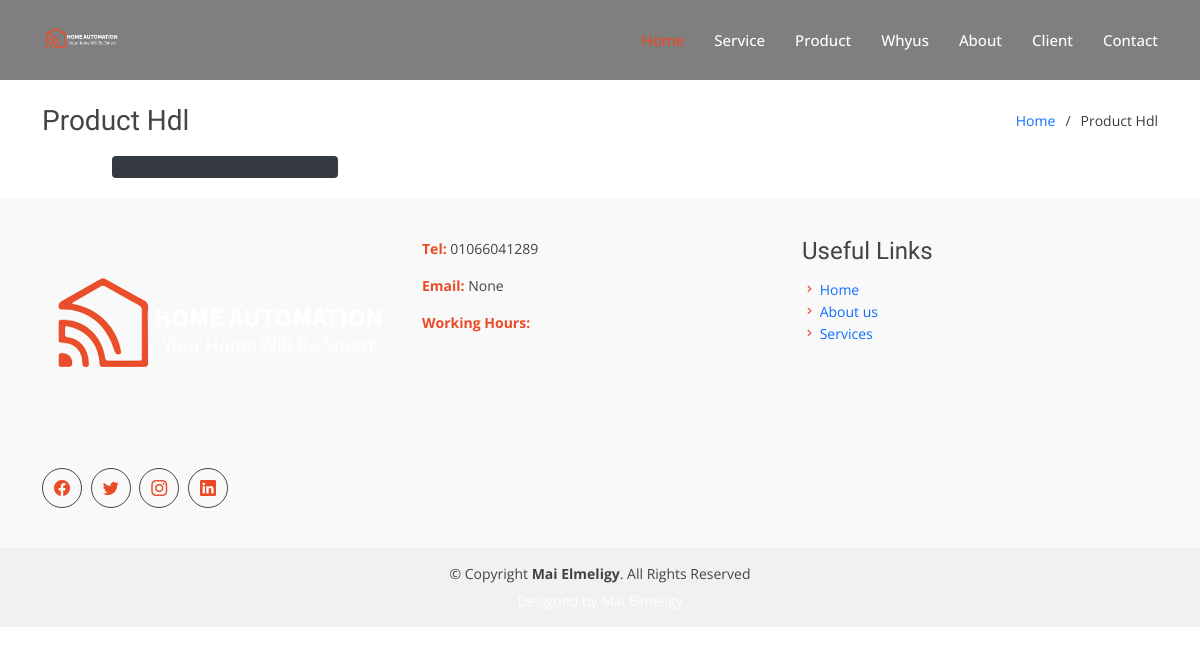
The app's page /tag/ with its own data.
### core/models.py (models this page shows, shortened)
class Header(models.Model):
	title = models.CharField(max_length=255, null=True, blank=True)
	icon = models.ImageField(null=True, blank=True)
	apple = models.ImageField(null=True, blank=True)
	navlogo = models.ImageField(null=True, blank=True)
	videofile= models.FileField(upload_to = 'videos/', null=True, verbose_name="")
	email = models.EmailField(null=True, blank=True)
	phone = models.CharField(max_length=20, null=True, blank=True)
	facebook_url = models.CharField(max_length=255, null=True, blank=True)
	instagram_url = models.CharField(max_length=255, null=True, blank=True)
	slider_text = models.CharField(max_length=255, null=True, blank=True)
	slug =  models.SlugField(unique=True, null=True, blank=True )

### core/views.py (the view)
# urls.py: path('tag/',views.tag,name="tag"),
def tag(request):
	headers = Header.objects.all()
	tag  = Tag.objects.all()
	context = {
		'tag' :tag,
		'headers':headers,
	}
	return render(request , 'core/tag.html',context)

### core/templates/core/tag.html (shortened to what this page needs)
{% load static %}
{% load i18n %}
<!DOCTYPE html>
<html >
<head>
    {% for header in headers %}
  <link rel="stylesheet" href="https://maxcdn.bootstrapcdn.com/font-awesome/4.4.0/css/font-awesome.min.css">
  {% endfor %}
  <link href="{% static 'vendor/animate.css/animate.min.css'%}" rel="stylesheet">
  <link href="{% static 'vendor/bootstrap/css/bootstrap.min.css'%}" rel="stylesheet">
  <link href="{% static 'vendor/bootstrap-icons/bootstrap-icons.css'%}" rel="stylesheet">
  <link href="{% static 'vendor/boxicons/css/boxicons.min.css'%}" rel="stylesheet">
  <link href="{% static 'vendor/glightbox/css/glightbox.min.css'%}" rel="stylesheet">
  <link href="{% static 'vendor/swiper/swiper-bundle.min.css'%}" rel="stylesheet">
  <link href="{% static 'vendor/aos/aos.css" rel="stylesheet'%}">
  <link href="{% static 'vendor/bootstrap/css/bootstrap.min.css" rel="stylesheet'%}">
  <link href="{% static 'vendor/bootstrap-icons/bootstrap-icons.css" rel="stylesheet'%}">
  <link href="{% static 'vendor/boxicons/css/boxicons.min.css" rel="stylesheet'%}">
  <link href="{% static 'vendor/glightbox/css/glightbox.min.css" rel="stylesheet'%}">
  <link href="{% static 'vendor/remixicon/remixicon.css" rel="stylesheet'%}">
  <link href="{% static 'vendor/swiper/swiper-bundle.min.css" rel="stylesheet'%}">
  <link href="{% static 'css/style.css'%}" rel="stylesheet">
  <link href="{% static 'css/animation.css'%}" rel="stylesheet">
</head>
<body>
  {% for header in headers %}
  <header id="header" class="fixed-top d-flex align-items-center">
    <div class="container d-flex justify-content-between">
      <div class="logo">
         <a href="{% url 'home' %}"><img src= "{{ header.navlogo.url }}" alt="" class="img-fluid"></a>
      </div>
      <nav id="navbar" class="navbar">
        <ul>
          <li><a class="nav-link scrollto active" href="{% url 'home' %}">Home</a></li>
          <li><a class="nav-link scrollto" href="#services">Service</a></li>
          <li><a class="nav-link scrollto" href="#Product">Product</a></li>
          <li><a class="nav-link scrollto" href="#Whyus">Whyus</a></li>
          <li><a class="nav-link scrollto" href="#About">About</a></li>
          <li><a class="nav-link scrollto" href="#Client">Client</a></li>
          <li><a class="nav-link scrollto" href="#contact">Contact</a></li>
        </ul>
      </nav>
    </div>
  </header>
  {% endfor %}
  <main id="main">
    <section id="breadcrumbs" class="breadcrumbs">
      <div class="container">
        <div class="d-flex justify-content-between align-items-center">
          <h2>Product Hdl </h2>
          <ol>
            <li><a href="{% url 'home' %}">Home</a></li>
            <li>Product Hdl</li>
          </ol>
        </div>
      </div>
    </section>
    <section id="team" class="team">
      <div class="container-fluid">
        <div class="row justify-content-center">
          <div class="col-xl-10">
            <div class="row">
                {%for i in tag%}
              <div class="col-xl-3 col-lg-4 col-md-6">
                <div class="member">
                </div>
              </div>
              {%endfor%}
              </div>
            </div>
          </div>
        </div>
      </section>
  </main>
  <footer>
    {% for header in headers %}
    <div class="footer-area">
      <div class="container">
        <div class="row">
          <div class="col-md-4">
            <div class="footer-content">
              <div class="footer-head">
                <div class="footer-logo">
                  <a href="{% url 'home' %}"><img src= "{{ header.navlogo.url }}" alt="" class="img-fluid" ></a>
                </div>
                <div class="footer-icons">
                  <ul>
                    <li>
                      <a href="{{header.facebook_url}}"><i class="bi bi-facebook"></i></a>
                    </li>
                    <li>
                      <a href="{{header.twitter_url}}"><i class="bi bi-twitter"></i></a>
                    </li>
                    <li>
                      <a href="{{header.instagram_url}}"><i class="bi bi-instagram"></i></a>
                    </li>
                    <li>
                      <a href="{{header.linkedin_url}}"><i class="bi bi-linkedin"></i></a>
                    </li>
                  </ul>
                </div>
              </div>
            </div>
          </div>
          <div class="col-md-4">
            <div class="footer-content">
                <div class="footer-contacts">
                  <p><span>Tel:</span> {{header.phone}}</p>
                  <p><span>Email:</span> {{header.email}}</p>
                  <p><span>Working Hours:</span> {{header.working_hours}}</p>
                </div>
              </div>
            </div>
            <div class="col-md-4">
              <h4> Useful  Links</h4>
              <ul>
                <li><i class="bx bx-chevron-right"></i> <a href="#">Home</a></li>
                <li><i class="bx bx-chevron-right"></i> <a href="#">About us</a></li>
                <li><i class="bx bx-chevron-right"></i> <a href="#">Services</a></li>
              </ul>
            </div>
          </div>
        </div>
      </div>
    <div class="footer-area-bottom">
      <div class="container">
        <div class="row">
          <div class="col-md-12 col-sm-12 col-xs-12">
            <div class="copyright text-center">
              <p>
                &copy; Copyright <strong>Mai Elmeligy</strong>. All Rights Reserved
              </p>
            </div>
            <div class="credits">
            </div>
          </div>
        </div>
      </div>
    </div>
    {% endfor%}
  </footer>
</body>
</html>

### static/css/style.css (style rules this page uses)
html, body { height: 100%; }
img { max-width: 100%; height: auto; }
p { margin: 0 0 15px; color: #444; }
h1, h2, h3, h4, h5, h6 { font-family: "Raleway", sans-serif; margin: 0 0 15px; color: #444; font-weight: 500; }
h2 { font-size: 38px; line-height: 40px; }
h4 { font-size: 24px; line-height: 26px; }
a { transition: all 0.3s ease 0s; text-decoration: none; }
body { background: #fff none repeat scroll 0 0; color: rgb(255, 254, 254); font-family: "Open Sans", sans-serif; font-size: 14px; text-align: left; overflow-x: hidden; line-height: 22px; }
ul { list-style: outside none none; margin: 0; padding: 0; }
#header { height: 80px; transition: all 0.5s; z-index: 997; transition: all 0.5s; background: rgba(0, 0, 0, 0.5); }
#header .logo img { padding: 0; margin: 0; max-height: 40px; }
.navbar { padding: 0; }
.navbar ul { margin: 0; padding: 0; display: flex; list-style: none; align-items: center; }
.navbar li { position: relative; }
.navbar a, .navbar a:focus { display: flex; align-items: center; justify-content: space-between; padding: 10px 0 10px 30px; font-size: 15px; font-weight: 500; color: #fff; white-space: nowrap; transition: 0.3s; }
.navbar a:hover, .navbar .active, .navbar .active:focus, .navbar li:hover > a { color: #e94b27; }
i { color: #e94b27; }
.footer-area { padding: 40px 0; background: #f9f9f9; }
.footer-logo { padding-bottom: 20px; }
.footer-icons ul li { display: inline-block; }
.footer-icons ul li a { border: 1px solid #444; color: #444; display: block; font-size: 16px; height: 40px; line-height: 38px; margin-right: 5px; text-align: center; width: 40px; border-radius: 50%; display: flex; align-items: center; justify-content: center; line-height: 0; }
.footer-icons ul li a i { line-height: 0; }
.footer-icons { margin-top: 30px; }
.footer-contacts p span { color: #e94b27; font-weight: 700; }
.footer-content { display: block; overflow: hidden; }
.footer-area-bottom { background: #f1f1f1 none repeat scroll 0 0; padding: 15px 0; }
.copyright > p { margin-bottom: 0; color: #444; }
.credits { padding-top: 5px; text-align: center; }
.breadcrumbs { padding: 15px 0; color: #3c3c3c; min-height: 40px; margin-top: 86px; }
.breadcrumbs h2 { font-size: 28px; font-weight: 400; margin: 0; }
.breadcrumbs ol { display: flex; flex-wrap: wrap; list-style: none; padding: 0; margin: 0; font-size: 14px; }
.breadcrumbs ol li + li { padding-left: 10px; color: #3c3c3c; }
.breadcrumbs ol li + li::before { display: inline-block; padding-right: 10px; color: #3c3c3c; content: "/"; }
.team .member { text-align: center; margin-bottom: 20px; background: #343a40; position: relative; overflow: hidden; border-radius: 4px; }

### records on screen
Header: navlogo (picture), phone "01066041289", email "None"
